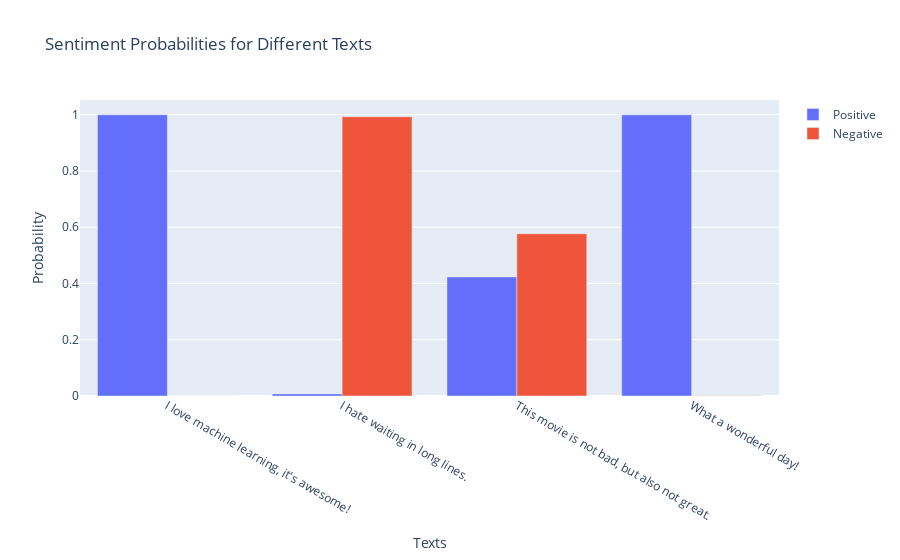

The code cell stored with this chart in its notebook:
### Markdown cell above
Here, we implemented a BERT model, which is a very popular model of the transformer architecture. We used a BERT model that had already learned (fine-tuned) from lots of movie reviews to tell if a sentence is thumbs up or thumbs down.

### Code cell
import plotly.graph_objects as go
from transformers import BertTokenizer, BertForSequenceClassification
from torch.nn.functional import softmax
import torch

# Function to predict sentiment probabilities
def get_sentiment_probabilities(text):
    encoded_input = tokenizer.encode(text, return_tensors='pt')
    with torch.no_grad():
        outputs = model(encoded_input)
    predictions = softmax(outputs.logits, dim=1)
    return predictions[:,1].item(), predictions[:,0].item()

# Load tokenizer and model
tokenizer = BertTokenizer.from_pretrained('textattack/bert-base-uncased-SST-2')
model = BertForSequenceClassification.from_pretrained('textattack/bert-base-uncased-SST-2')

# Sample texts for analysis
texts = ["I love machine learning, it's awesome!",
         "I hate waiting in long lines.",
         "This movie is not bad, but also not great.",
         "What a wonderful day!"]

# Get probabilities
positive_probs = []
negative_probs = []
for text in texts:
    pos_prob, neg_prob = get_sentiment_probabilities(text)
    positive_probs.append(pos_prob)
    negative_probs.append(neg_prob)

# Create interactive graph
fig = go.Figure(data=[
    go.Bar(name='Positive', x=texts, y=positive_probs),
    go.Bar(name='Negative', x=texts, y=negative_probs)
])

# Update layout
fig.update_layout(barmode='group', title='Sentiment Probabilities for Different Texts',
                  xaxis_title='Texts', yaxis_title='Probability')

fig.show()

### Figure 1 — Plotly figure (JSON) as saved in the notebook; plotly's stock layout.template omitted (floating-point values rounded to 4 significant figures)
{"data": [{"name": "Positive", "type": "bar", "x": ["I love machine learning, it's awesome!", "I hate waiting in long lines.", "This movie is not bad, but also not great.", "What a wonderful day!"], "y": [0.9996, 0.007494, 0.4233, 0.9995]}, {"name": "Negative", "type": "bar", "x": ["I love machine learning, it's awesome!", "I hate waiting in long lines.", "This movie is not bad, but also not great.", "What a wonderful day!"], "y": [0.0003626, 0.9925, 0.5767, 0.0004907]}], "layout": {"barmode": "group", "title": {"text": "Sentiment Probabilities for Different Texts"}, "xaxis": {"title": {"text": "Texts"}}, "yaxis": {"title": {"text": "Probability"}}}}
